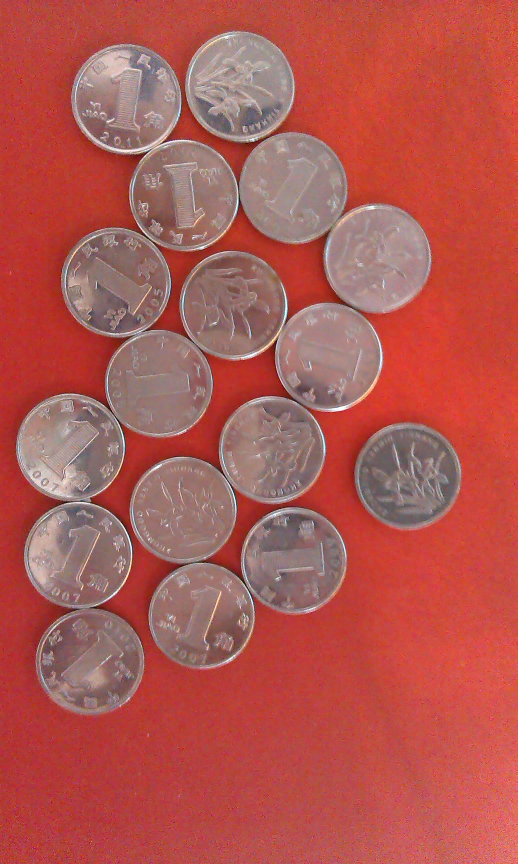
%> input picture Lab5/Coins.jpg, 1552 x 2592 px (shown at 1/3 size)
$ octave task_1.m   (GNU Octave 9; MATLAB toolbox functions it lacks are replaced by stand-ins)
%> lines starting %> are read from the running program, lines starting %| are printed output that depends on the picture; in (x1, y1, x2, y2) boxes, pixels count from 0 and x2, y2 are one past the last pixel; in counts of white or black regions, pixels touching at a corner belong together; the program's own positions count from 1
%%
% This script is for EEE330 Lab 5
% Lab is about morphological operations
% Task 1: Counting Coins
% Author: Ruihao Wang

%%
clear;
clc;

%%
% Read images and convert to HSV for binarization
im_coins = imread('Coins.jpg');
%> im_coins is the input picture: size 2592x1552x3 uint8; mean R, G, B 177, 87.1, 80.9
im_coins = imresize(im_coins, 0.2, 'bicubic');
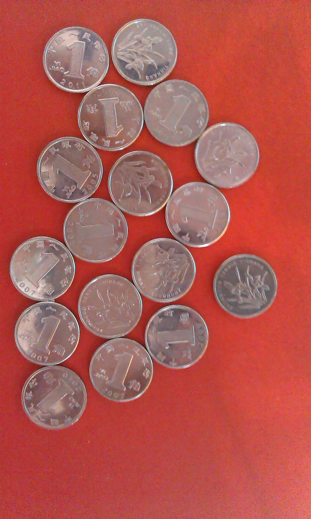
%> im_coins: size 519x311x3 uint8; mean R, G, B 177, 87.1, 80.9
im_coins = rgb2hsv(im_coins);
%> im_coins: size 519x311x3 double; mean H, S, V 0.258, 0.531, 0.695
imwrite(im_coins, './Task_1/hsv_coin.jpg');
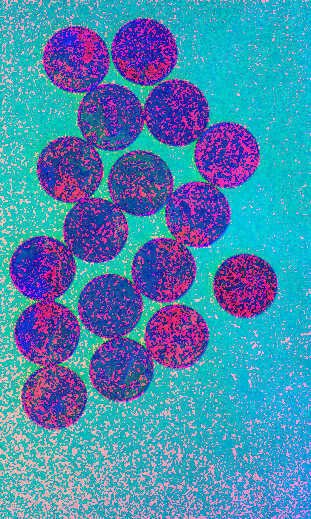
%> saved as hsv_coin.jpg: size 519x311x3 uint8; mean R, G, B 65.8, 135.4, 177.1
im_coins = im_coins(:,:,2);
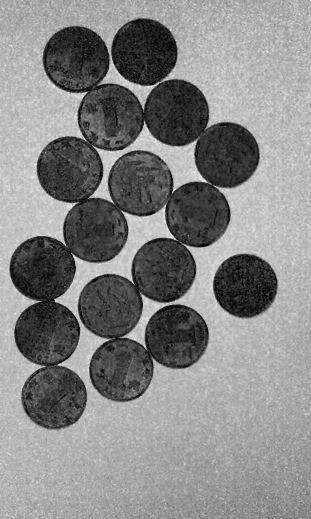
%> im_coins: size 519x311 double; min 0, max 0.981, mean 0.531
imwrite(im_coins, './Task_1/satu_coin.jpg');
im_BW = ~im2bw(im_coins, 0.35);
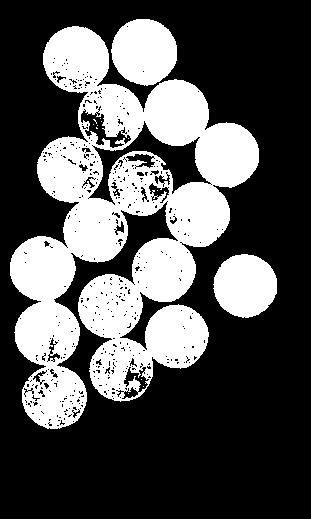
%> im_BW: size 519x311 logical; 32.7% white; 15 white regions (12 under 20 px), largest, box (x1, y1, x2, y2) and area: (10, 26, 259, 429) 46224, (111, 19, 177, 86) 3423, (213, 254, 277, 318) 3159

%%
% Define structuring element
SE_d = strel('disk', 5, 8);
im_d = imdilate(im_BW, SE_d);
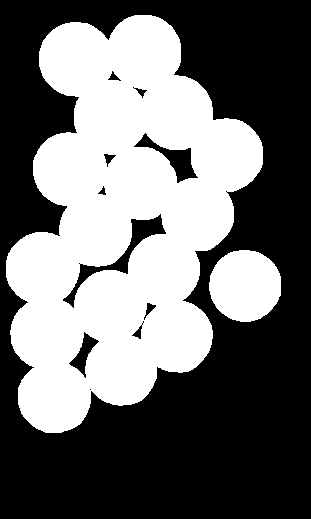
%> im_d: size 519x311 logical; 42.7% white; 2 white regions, box (x1, y1, x2, y2) and area: (6, 15, 263, 433) 64748, (209, 250, 281, 322) 4093
coin_radius = 35;
SE_e = strel('disk', coin_radius, 8);
im_out = imerode(im_d, SE_e);
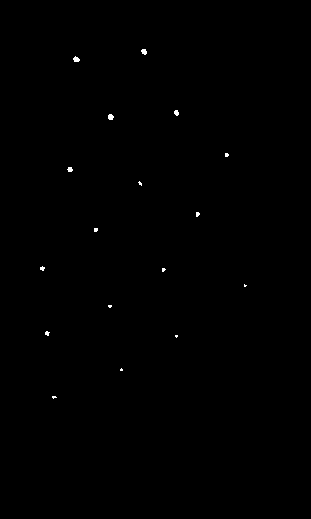
%> im_out: size 519x311 logical; 0.17% white; 17 white regions (12 under 20 px), largest, box (x1, y1, x2, y2) and area: (73, 56, 80, 62) 29, (108, 114, 114, 120) 29, (141, 49, 147, 55) 27, (174, 110, 179, 116) 23, (67, 167, 73, 172) 23
im_out_ = bwmorph(im_out, 'shrink', Inf);
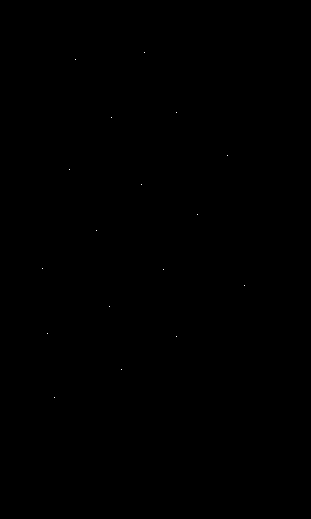
%> im_out_: size 519x311 logical; 0.01% white in thin lines or dots, all inside (x1, y1, x2, y2) = (42, 52, 245, 398)

figure
subplot(1, 4, 1)
imshow(im_BW);
imwrite(im_BW, './Task_1/coin_bw.jpg');

subplot(1, 4, 2)
imshow(im_d);
imwrite(im_d, './Task_1/coin_dilate.jpg');

subplot(1, 4, 3)
imshow(im_out);
imwrite(im_out, './Task_1/coin_out.jpg');

subplot(1, 4, 4)
imshow(im_out_);
imwrite(im_out_, './Task_1/coin_shrink.jpg');

% s = regionprops(im_out,'centroid');
% count = size(s, 1);
count = sum(im_out_(:));
%> count = 17
output_str = 'There are %d coins in this image.';
str = sprintf(output_str, count);
%> str = 'There are 17 coins in this image.'
disp(str);
%| There are 17 coins in this image.
